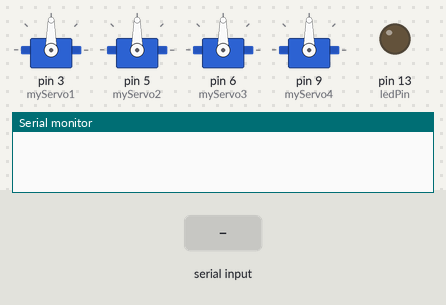
A sketch run on a simulated Arduino Uno, built with avr-gcc and run on an emulated ATmega328P. On the bench: 4 × servo, output pins drawn as LEDs (lit = HIGH), the last lines printed to the serial monitor. Inputs (shaded band) come from the test bench.

Above: at 1.2 s.
1.3 s: "1" received over Serial
At 1.45 s:
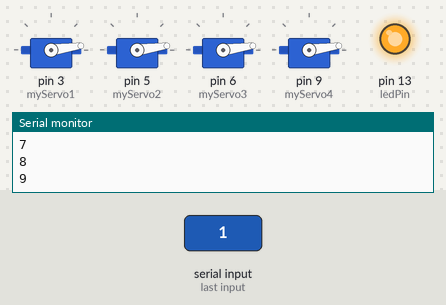
At 2.07 s:
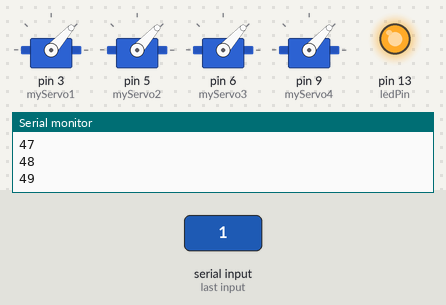
4.3 s: "0" received over Serial
At 7.6 s:
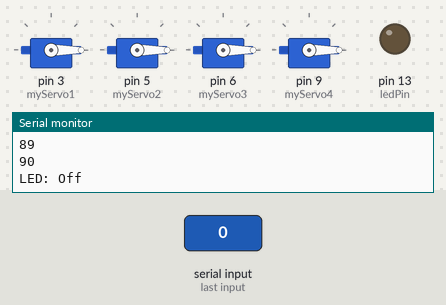
Timing chart, 0 to 9.1 s (numbered marks = the images above; inputs shaded):
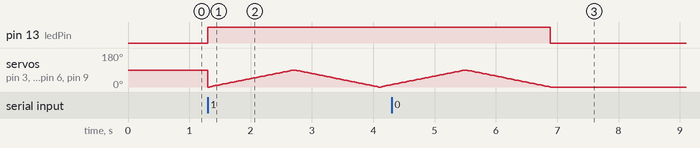

The sketch:

bt-servo.ino
```cpp
#include <Servo.h>

Servo myServo1; // instantiate servo object to control servo 1
Servo myServo2;
Servo myServo3;
Servo myServo4;

int ledPin = 13;
int state = 0;
int flag = 0;

int servoPos = 0;

void setup()
{
  pinMode(ledPin, OUTPUT);
  digitalWrite(ledPin, LOW);
  myServo1.attach(3); // attach servo1 signal wire to pin3 (pwm)
  myServo2.attach(5); // attach servo2 signal wire to pin5 (pwm)
  myServo3.attach(6); // attach servo3 signal wire to pin6 (pwm)
  myServo4.attach(9); // attach servo4 signal wire to pin9 (pwm)
  Serial.begin(9600);
}

void loop()
{
  if (Serial.available() > 0)
  {
    state = Serial.read();
    flag = 0;
  }
  if (state == '0')
  {
    // turn the led off
    digitalWrite(ledPin, LOW);

    // reset the position of servo1
    servoPos = 0;
    myServo1.write(servoPos);
    myServo2.write(servoPos);
    myServo3.write(servoPos);
    myServo4.write(servoPos);

    if (flag == 0)
    {
      Serial.println("LED: Off");
      flag = 1;
    }
  }
  else if (state == '1')
  {
    // turn the led on
    digitalWrite(ledPin, HIGH);

    for (servoPos = 0; servoPos <= 90; servoPos += 1)
    {
      // interate in steps of 1 degree
      myServo1.write(servoPos);
      myServo2.write(servoPos);
      myServo3.write(servoPos);
      myServo4.write(servoPos);
      Serial.println(myServo1.read());
      delay(15); // wait 15ms until next iteration
    }

    // decrement the servo position to complete the "sweep"
    for (servoPos = 90; servoPos >= 0; servoPos -= 1)
    {
      myServo1.write(servoPos);
      myServo2.write(servoPos);
      myServo3.write(servoPos);
      myServo4.write(servoPos);
      delay(15);
    }

    if (flag == 0)
    {
      Serial.println("LED: On");
      flag = 1;
    }
  }
}
```

Measured:
- after the input at 1.3 s, pin 13 (ledPin): LOW → HIGH at once
- after the input at 4.3 s, pin 13 (ledPin): HIGH → LOW after 2.6 s; servo on pin 3 (myServo1), servo on pin 5 (myServo2), servo on pin 6 (myServo3), servo on pin 9 (myServo4): goes on until 6.9 s, then stays 0°
